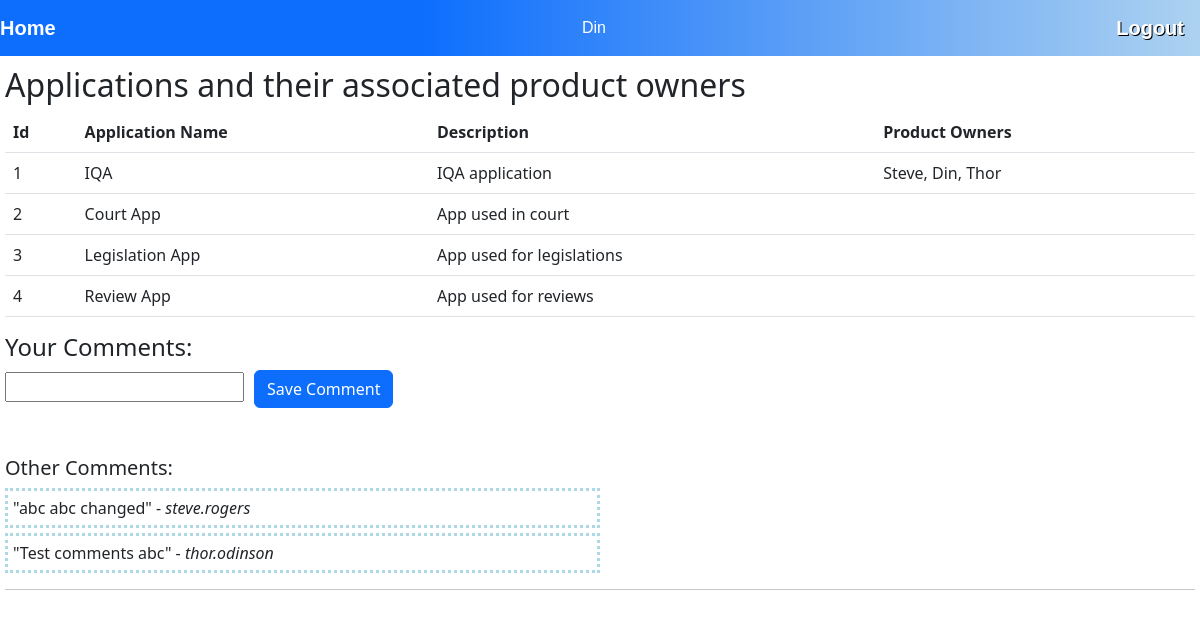
The app's page / (signed in) with its own data.
### models.py (models this page shows, shortened)
class User(db.Model, UserMixin):
    id = db.Column(db.Integer, primary_key=True)
    first_name = db.Column(db.String(100), nullable=False)
    last_name = db.Column(db.String(100))
    username = db.Column(db.String(100), nullable=False)
    email = db.Column(db.String(50), unique=True, nullable=False)
    password = db.Column(db.String(100), nullable=False)
    is_admin = db.Column(db.Integer, nullable=False)
    comments = db.Column(db.String(200))

class Application(db.Model):
    id = db.Column(db.Integer, primary_key=True)
    name = db.Column(db.String(100), nullable=False, unique=True)
    description = db.Column(db.String(100))
    users = db.relationship('User', secondary=product_owners, backref='app_owners')

### app.py (the view)
@app.route("/")
@login_required
def home():
    apps = ApplicationTable.query.all()
    isAdmin = False
    if current_user.is_admin == True:
        isAdmin = True
    user = UserTable.query.filter_by(id=current_user.id).first()
    if(user.comments == None):
        user.comments = ""
    allUsersWithComments = UserTable.query.filter(UserTable.comments!=None, UserTable.comments!="", UserTable.id!=user.id).all()
    return render_template("home.html", applications=apps, isAdmin=isAdmin, currentUser=user, allComments=allUsersWithComments)

### app.py (called while the page is built)
@login_manager.user_loader
def load_user(user_id):
    return UserTable.query.get(int(user_id))

### templates/home.html (shortened to what this page needs)
{% extends "layout.html" %}
{% block content %}
    <h2 class="titleHeader">Applications and their associated product owners</h2>
    <table class="table">
      <thead>
        <tr>
          <th scope="col">Id</th>
          <th scope="col">Application Name</th>
          <th scope="col">Description</th>
          <th scope="col">Product Owners</th>
        </tr>
      </thead>
      <tbody>
        {% for item in applications %}
          <tr>
            <td>{{ item.id }}</td>
            <td>{{ item.name }}</td>
            <td>{{ item.description }}</td>
            <td>
              {% for user in item.users %}
                {% if loop.last  %}
                  {{ user.first_name }}
                {% else %}
                  {{ user.first_name }},
                {% endif %}
              {% endfor %}
            </td>
          </tr>
        {% endfor %}
      </tbody>
    </table>
    <h4>Your Comments:</h4>
    <form method="POST" action="/editComment">
      <input type="text" id="userCommentsInput" name="userComments" value ='{{ currentUser.comments }}' pattern="[a-zA-Z0-9.!\s]+" title="Only alphanumeric and some special characters are allowed"><input type="submit" value="Save Comment" class='btn btn-primary saveCommentButton'>
    </form>
    <br>
    <br>
    <h5>Other Comments:</h5>
    {% for userComment in allComments %}
      <div id="otherUserCommentsContainer">
        "{{ userComment.comments }}" - <i>{{ userComment.username }}</i>
      </div>
    {% endfor %}
{% endblock %}

### templates/layout.html (shortened to what this page needs)
<!DOCTYPE html>
<html>
    <head>
        <link rel="stylesheet" type="text/css" href="{{ url_for('static', filename='site.css')}}" />
        <link href="https://cdn.jsdelivr.net/npm/bootstrap@5.2.0/dist/css/bootstrap.min.css" rel="stylesheet">
    </head>
    <body>
        <div class="navbar">
            <a href="{{ url_for('home') }}" class="navbar-brand">Home</a>
            {% if current_user.is_authenticated %}
                {{ current_user.first_name }}
                <a href="{{ url_for('logout') }}" class="navbar-brand logoutLink">Logout</a>
            {% else %}
                <a href="{{ url_for('login') }}" class="navbar-brand">Login</a>
            {% endif %}
        </div>
        <div class="body-content">
            {% block content %}
            {% endblock %}
            <hr/>
        </div>
    </body>
</html>

### static/site.css (style rules this page uses)
.titleHeader { margin-top: 5px; }
.logoutLink { text-shadow: 1px 1px black; }
.navbar { background: rgb(13,110,253); background: linear-gradient(90deg, rgba(13,110,253,1) 0%, rgba(13,110,253,1) 35%, rgba(173,210,240,1) 100%); font-size: 1em; font-family: 'Trebuchet MS', 'Lucida Sans Unicode', 'Lucida Grande', 'Lucida Sans', Arial, sans-serif; color: white; padding: 8px 5px 8px 5px; }
.navbar a { text-decoration: none; color: inherit; }
.navbar-brand { font-size: 1.2em; font-weight: 600; }
.body-content { padding: 5px; font-family:'Segoe UI', Tahoma, Geneva, Verdana, sans-serif; }
#otherUserCommentsContainer { width: 50%; padding: 5px; margin-top: 5px; border-style: dotted; border-color: lightblue; }
.saveCommentButton { margin-left: 10px; }

### records on screen
User: first_name "Din"
Application: id "1", name "IQA", description "IQA application"
User: first_name "Steve", comments "abc abc changed", username "steve.rogers"
User: first_name "Thor", comments "Test comments abc", username "thor.odinson"
Application: id "2", name "Court App", description "App used in court"
Application: id "3", name "Legislation App", description "App used for legislations"
Application: id "4", name "Review App", description "App used for reviews"
